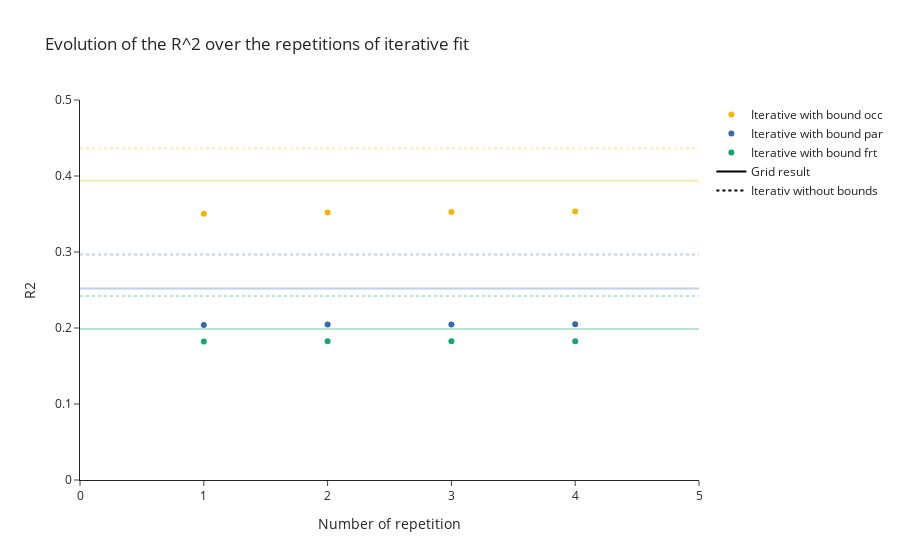

Write notebook code for a chart like this one.
### Markdown cell above
# Figure 1

### Code cell
fig = go.Figure()
colors =['rgb(242, 183, 1)','rgb(57, 105, 172)','rgb(17, 165, 121)','rgb(127, 60, 141)']
for i , roi in enumerate(rois) :
    # select roi data 
    df_roi = gauss_fit_mat_repeat[vert_mask[roi][0]:vert_mask[roi][1]:,:,:]
    
    r2_mean =np.mean(df_roi[:,-1,2:],axis=0)
    r2_grid_mean = np.mean(df_roi[:,-1,grid_place])
    r2_bd_mean = np.mean(df_roi[:,-1,no_bd])
    
    # plot R2 roi
    fig.add_trace(go.Scatter(
        x=np.arange(0,n_repeat,1)+1,
        y=r2_mean,
        mode='markers',
        name='Iterative with bound {}'.format(roi),
        line_color=colors[i],
        showlegend=True))

    # plot r2 without bound
    fig.add_shape(
        type='line',
        x0=0, y0=r2_bd_mean, x1=n_repeat+1, y1=r2_bd_mean,
        line=dict(color=colors[i], width=2, dash='dot'),
        name='R2 without bound')

    # plot r2 grid
    fig.add_shape(
        type='line',
        x0=0, y0=r2_grid_mean, x1=n_repeat+1, y1=r2_grid_mean,
        line=dict(color=colors[i], width=2, dash='solid'), 
        name='R2 grid')
    
# for the legend
fig.add_trace(go.Scatter(x=[None],
                          y=[None],
                          mode='lines',
                          line=dict(color='black', width=2, dash='solid'),
                          name='Grid result'))

fig.add_trace(go.Scatter(x=[None],
                          y=[None],
                          mode='lines',
                          line=dict(color='black', width=2, dash='dot'),
                          name='Iterativ without bounds'))

fig.update_layout(template='simple_white',
                  title = 'Evolution of the R^2 over the repetitions of iterative fit',
                  xaxis_title = 'Number of repetition',
                  yaxis_title = 'R2'
                 )

fig.update_xaxes(range=[0,n_repeat+1])
fig.update_yaxes(range=[0,.5])
                 
fig.show()

### Figure 1 — Plotly figure (JSON) as saved in the notebook; plotly's stock layout.template omitted (floating-point values rounded to 4 significant figures)
{"data": [{"line": {"color": "rgb(242, 183, 1)"}, "mode": "markers", "name": "Iterative with bound occ", "showlegend": true, "type": "scatter", "x": [1, 2, 3, 4], "y": [0.3503, 0.352, 0.3527, 0.3534]}, {"line": {"color": "rgb(57, 105, 172)"}, "mode": "markers", "name": "Iterative with bound par", "showlegend": true, "type": "scatter", "x": [1, 2, 3, 4], "y": [0.2038, 0.2044, 0.2046, 0.205]}, {"line": {"color": "rgb(17, 165, 121)"}, "mode": "markers", "name": "Iterative with bound frt", "showlegend": true, "type": "scatter", "x": [1, 2, 3, 4], "y": [0.1822, 0.1824, 0.1825, 0.1826]}, {"line": {"color": "black", "dash": "solid", "width": 2}, "mode": "lines", "name": "Grid result", "type": "scatter", "x": [null], "y": [null]}, {"line": {"color": "black", "dash": "dot", "width": 2}, "mode": "lines", "name": "Iterativ without bounds", "type": "scatter", "x": [null], "y": [null]}], "layout": {"autosize": true, "shapes": [{"line": {"color": "rgb(242, 183, 1)", "dash": "dot", "width": 2}, "name": "R2 without bound", "type": "line", "x0": 0, "x1": 5, "y0": 0.4363, "y1": 0.4363}, {"line": {"color": "rgb(242, 183, 1)", "dash": "solid", "width": 2}, "name": "R2 grid", "type": "line", "x0": 0, "x1": 5, "y0": 0.3938, "y1": 0.3938}, {"line": {"color": "rgb(57, 105, 172)", "dash": "dot", "width": 2}, "name": "R2 without bound", "type": "line", "x0": 0, "x1": 5, "y0": 0.2966, "y1": 0.2966}, {"line": {"color": "rgb(57, 105, 172)", "dash": "solid", "width": 2}, "name": "R2 grid", "type": "line", "x0": 0, "x1": 5, "y0": 0.252, "y1": 0.252}, {"line": {"color": "rgb(17, 165, 121)", "dash": "dot", "width": 2}, "name": "R2 without bound", "type": "line", "x0": 0, "x1": 5, "y0": 0.242, "y1": 0.242}, {"line": {"color": "rgb(17, 165, 121)", "dash": "solid", "width": 2}, "name": "R2 grid", "type": "line", "x0": 0, "x1": 5, "y0": 0.1986, "y1": 0.1986}], "title": {"text": "Evolution of the R^2 over the repetitions of iterative fit"}, "xaxis": {"range": [0, 5], "title": {"text": "Number of repetition"}, "type": "linear"}, "yaxis": {"range": [0, 0.5], "title": {"text": "R2"}, "type": "linear"}}}
